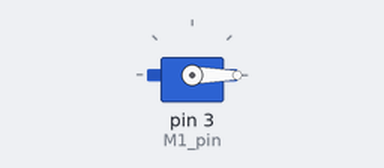
A sketch run on a simulated Arduino Uno, built with avr-gcc and run on an emulated ATmega328P. Parts: servo.

Above: at 0.05 s.
At 1.55 s:
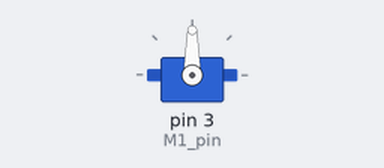
At 3.05 s:
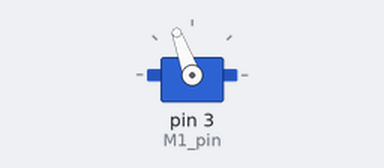
At 6.0 s:
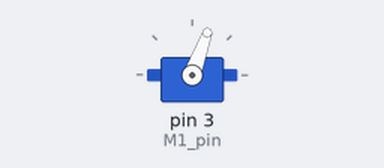
Timing chart, 0 to 7.8 s (numbered marks = the images above):
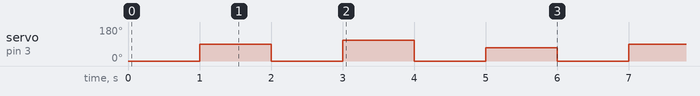

Measured:
- by itself, servo on pin 3 (M1_pin): repeats every 6.0 s: 0° 1.0 s, 110° 1.0 s, 0° 1.0 s, 70° 1.0 s, 0° 1.0 s, 90° 1.0 s

The sketch:

besc_demo.ino
```cpp
/*
11-29-23
Attempt to control brushless ESC.
Isaiah M.
*/

#include <Servo.h>

const int M1_pin = 3;

Servo motor_1;


void setup() {
  // put your setup code here, to run once:
  motor_1.attach(M1_pin);
}

void loop() {
  // put your main code here, to run repeatedly:
  motor_1.write(0);
  delay(1000);
  motor_1.write(90);
  delay(1000);
  motor_1.write(0);
  delay(1000);
  motor_1.write(110);
  delay(1000);
  motor_1.write(0);
  delay(1000);
  motor_1.write(70);
  delay(1000);
}
```
